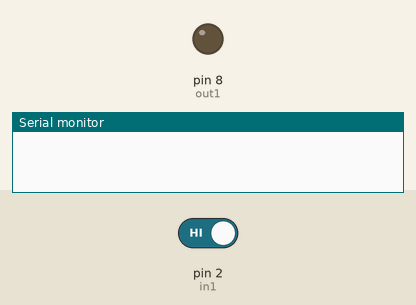
Recording of a sketch running on a simulated Arduino Uno, built with avr-gcc and run on an emulated ATmega328P. Shown: output pins drawn as LEDs (lit = HIGH), the last lines printed to the serial monitor. The test bench sets the inputs (shaded band); at power-on: pin 2 (in1) HIGH.

Above: at 1.2 s.
1.3 s: pin 2 (in1) driven LOW
At 4.6 s:
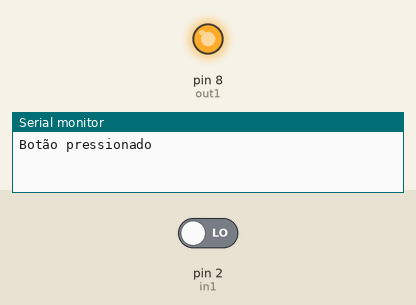
Timing chart, 0 to 9.6 s (numbered marks = the images above; inputs shaded):
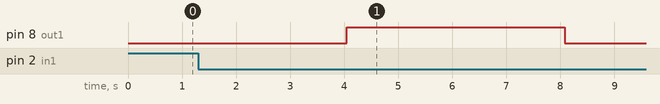

The sketch:

RoundRobin.ino
```cpp
/* Usando Round Robin sem interrupções implementar um
sistema com um LED e um botão. O sistema deve piscar
o LED a cada 2 segundos e ao botão ser pressionado
envia uma mensagem pela serial. */

#define in1 2
#define out1 8
int estado=0;
int counter=0;

void setup() {
  pinMode(in1, INPUT);
  pinMode(out1, OUTPUT);
  Serial.begin(9600);
}

void loop(){
  int readPin = digitalRead(in1);
  delay(1);
  if(digitalRead(in1) != readPin){
    Serial.println("Botão pressionado");
  }else{
    if(counter==2000){
      estado = !estado;
      counter=0;
      digitalWrite(out1,estado);
    }else{
      counter++;
      delay(1);
    }
  }
}
```
